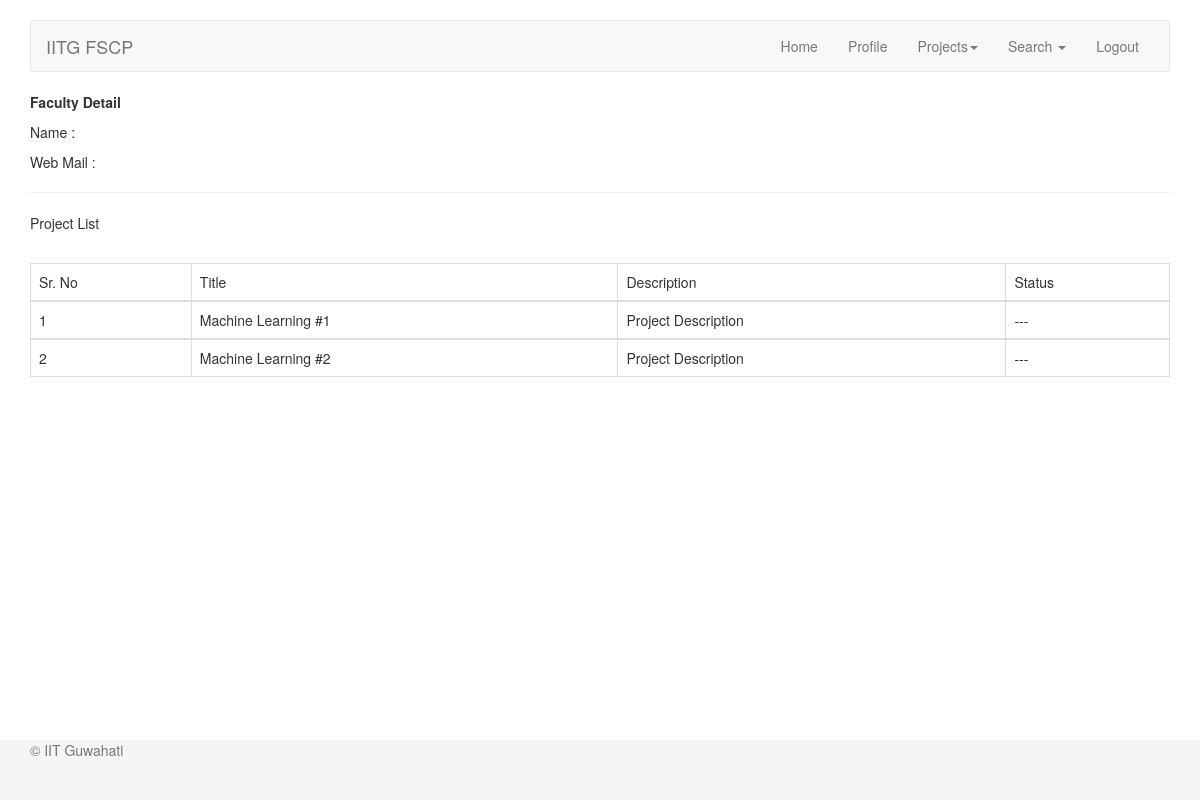
The page /profiles/faculty/search/student/detail/1/ (signed in) on the database its author committed.
### projects/models.py (models this page shows, shortened)
@python_2_unicode_compatible
class ProjectStudentRelation(models.Model):
    project = models.ForeignKey(Project, null=False, blank=False,
                                on_delete=models.CASCADE)
    student = models.ForeignKey(Student, null=False, blank=False,
                                on_delete=models.CASCADE)
    creation_datetime = models.DateTimeField(null=False, blank=False)
    last_updated = models.DateTimeField(null=True, blank=True)
    is_shortlisted = models.NullBooleanField(default=None, blank=False)
    shortlist_datetime = models.DateTimeField(null=True, blank=True)
    is_completed = models.NullBooleanField(default=None, blank=False)
    completion_datetime = models.DateTimeField(null=True, blank=True)
    class Meta:
        unique_together = ['project', 'student']
    @property
    def status(self):
        if self.is_completed:
            return 'Completed'
        elif self.is_shortlisted:
            return 'Shortlisted/Ongoing'
        else:
            return '---'

@python_2_unicode_compatible
class Project(models.Model):
    faculty = models.ForeignKey(Faculty, null=True, blank=False)
    title = models.CharField(max_length=70, blank=False, null=False)
    description = models.CharField(max_length=300, blank=True, null=True)
    hours_per_week = models.DecimalField(
        max_digits=3, decimal_places=1, null=False, blank=False, default=2,
        verbose_name='Hours Per Week'
    )
    start_date = models.DateField(null=True, blank=False,
                                  verbose_name='Tentative Start Date')
    end_date = models.DateField(null=True, blank=False,
                                verbose_name='Tentative End Date')
    skills = models.ManyToManyField(Skill, blank=True)
    requirements = models.TextField(null=True, blank=True, max_length=400,
                                    verbose_name='Other Requirements')
    creation_datetime = models.DateTimeField(null=True, blank=True)
    last_updated = models.DateField(null=True, blank=True)
    closing_datetime = models.DateTimeField(
        null=True, blank=True, verbose_name='Closing Date',
        help_text='Applications will close after this date.'
    )
    is_deleted = models.BooleanField(default=False, blank=True)
    deletion_datetime = models.DateTimeField(null=True, blank=True)
    applicants = models.ManyToManyField(
        Student, through='ProjectStudentRelation')

### profiles/views_faculty.py (the view)
class StudentSearchDetail(LoginRequiredMixin, UserPassesTestMixin, View):
    login_url = reverse_lazy('login')
    template_name = 'profiles/faculty/student_search_detail.html'
    def test_func(self):
        return self.request.user.user_type == 'faculty'
    def get(self, request, **kwargs):
        student = get_object_or_404(Student, pk=kwargs.get('pk', None))
        stud_rel_list = ProjectStudentRelation.objects.filter(
            student=student)
        args = dict(stud_rel_list=stud_rel_list, student=student)
        return render(request, self.template_name, args)

### profiles/templates/profiles/faculty/student_search_detail.html (shortened to what this page needs)
{% extends 'base_faculty.html' %}
{% block content %}
    <p><strong>Faculty Detail</strong></p>
    <p>Name : {{ stud.full_name }}</p>
    <p>Web Mail : {{ stud.web_mail }}</p>
    <hr>
    {% if stud_rel_list.count > 0 %}
    <p>Project List</p>
    <br>
    <div class="table-responsive">
        <table class="table table-bordered table-hover">
                <thead>
                    <tr>
                        <td>Sr. No</td>
                        <td>Title</td>
                        <td>Description</td>
                        <td>Status</td>
                    </tr>
                </thead>
            {% for stud_rel in stud_rel_list %}
                <tbody>
                    <tr>
                        <td>{{forloop.counter}}</td>
                        <td>{{stud_rel.project.title}}</td>
                        <td>{{stud_rel.project.description}}</td>
                        <td>{{stud_rel.status}}</td>
                    </tr>
                </tbody>
            {% endfor %}
        </table>
    </div>
    {% endif %}
{% endblock %}

### profiles/templates/base_faculty.html (shortened to what this page needs)
{% extends 'base.html' %}
{% block body %}
    <nav class="navbar navbar-default">
        <div class="container-fluid">
            <div class="navbar-header">
                <a class="navbar-brand" href="{% url 'fac-home' %}">IITG FSCP</a>
            </div>
            <div id="navbar" class="navbar-collapse collapse">
                <ul class="nav navbar-nav navbar-right">
                    <li><a href="{% url 'fac-home' %}">Home</a></li>
                    <li><a href="{% url 'fac-detail'%}">Profile</a></li>
                    <li class="dropdown">
                        <a href="#" class="dropdown-toggle" data-toggle="dropdown"
                           role="button" aria-haspopup="true" aria-expanded="false">
                            Projects<span class="caret"></span>
                        </a>
                    </li>
                    <li class="dropdown">
                        <a href="#" class="dropdown-toggle" data-toggle="dropdown" role="button" aria-haspopup="true"
                           aria-expanded="false">
                            Search <span class="caret"></span>
                        </a>
                    </li>
                    <li><a href="{% url 'logout' %}">Logout</a></li>
                </ul>
            </div>
        </div>
    </nav>
    {% block content %} {% endblock%}
{% endblock %}

### profiles/templates/base.html (shortened to what this page needs)
{% load staticfiles %}
<!doctype html>
<html lang="en">
<head>
    <link rel="stylesheet" href="{% static 'css/bootstrap.min.css' %}">
    <link rel="stylesheet" href="{% static 'css/custom_styles.css' %}">
</head>
<body>
    <div class="container">
    {% block body %}{% endblock %}
    </div>
    <footer class="footer">
        <div class="container">
            <p class="text-muted">&copy; IIT Guwahati</p>
        </div>
    </footer>
</body>
</html>

### static/css/custom_styles.css (style rules this page uses)
html { position: relative; min-height: 100%; }
.footer { position: absolute; bottom: 0; width: 100%; height: 60px; background-color: #f5f5f5; }

### profiles/templates/base.html (style rules this page uses)
body { padding-top: 20px; padding-bottom: 100px; }
.navbar { margin-bottom: 20px; }

### rows shown on the page
ProjectStudentRelation: project "Machine Learning #1", project.description "Project Description", status "---"
ProjectStudentRelation: project "Machine Learning #2", project.description "Project Description", status "---"
